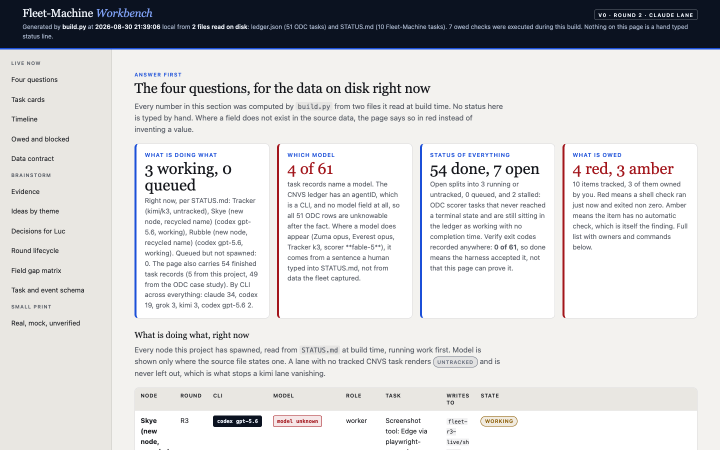
#> input picture site/assets/proc/board-claude-2026-09-17.png, 1440 x 900 px, given in place of home-1440.png, which was not available (shown at 1/2 size)
$ python compose-2026-09-17.py
#> lines starting #> are read from the running program, lines starting #| are printed output that depends on the picture
#!/usr/bin/env python3
"""Derive the requested stills from existing captures with no generated content."""
import json
from pathlib import Path
from PIL import Image, ImageOps
LANE = Path(__file__).resolve().parents[1]
OUT = LANE / '2026-09-17'
ARCHIVE = Path('/Users/ls/Claude-Workspace/personal/archive/sigouin-net-fleet-2026-09-02')
steps = []
# Full-page captures may include horizontal overflow beyond the viewport.
# Keep all captured columns and scale proportionally to the requested 1440 width.
for p in sorted(OUT.glob('*-full.png')):
    with Image.open(p) as original:
        im=original.convert('RGB')
        if im.width != 1440:
            im=im.resize((1440,round(im.height*1440/im.width)),Image.Resampling.LANCZOS)
        if p.stat().st_size < 1500000 and original.width == 1440:
            continue
        for colors in [128,64,32,16,12,8,4]:
            im.quantize(colors=colors,method=Image.Quantize.MEDIANCUT,dither=Image.Dither.NONE).save(p,optimize=True)
            if p.stat().st_size < 1500000: break
        print('Full page:',p.name,im.size,p.stat().st_size,colors,flush=True)
def export(source, name, size=None, crop=None):
#> called with name = 'sigouin-r1-lane-c-2026-09-17.png', size = (1440, 1215)
    with Image.open(source) as original:
#> original is the input picture: PIL image 1440x900 RGB; mean R, G, B 212.5, 212.5, 213.4
        im = original.convert('RGB')
        if crop:
            im = im.crop(crop)
        if size:
            im = im.resize(size, Image.Resampling.LANCZOS)
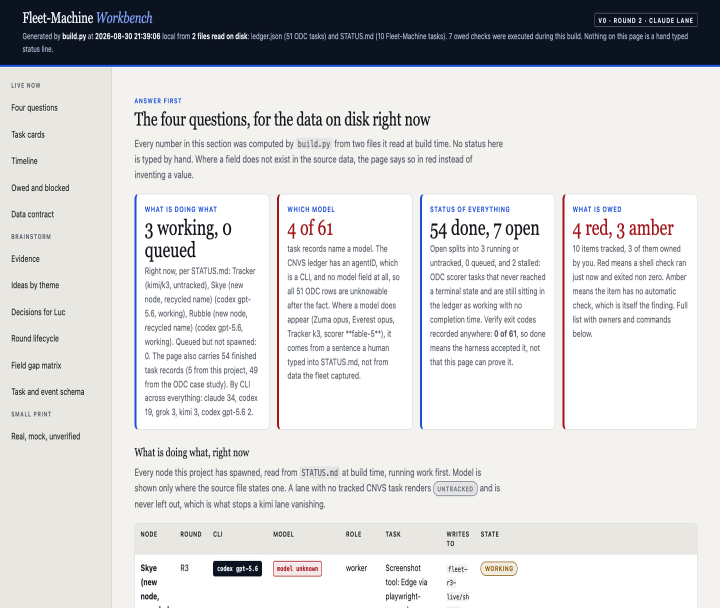
#> im: PIL image 1440x1215 RGB (shown at 1/2 size); mean R, G, B 212.4, 212.4, 213.3
        dest = OUT / name
        im.save(dest, optimize=True)
        quantization = None
#> (the run stopped early here; a loop or call above may not have finished)

$ run again, on site/assets/proc/board-kimi-2026-09-17.png
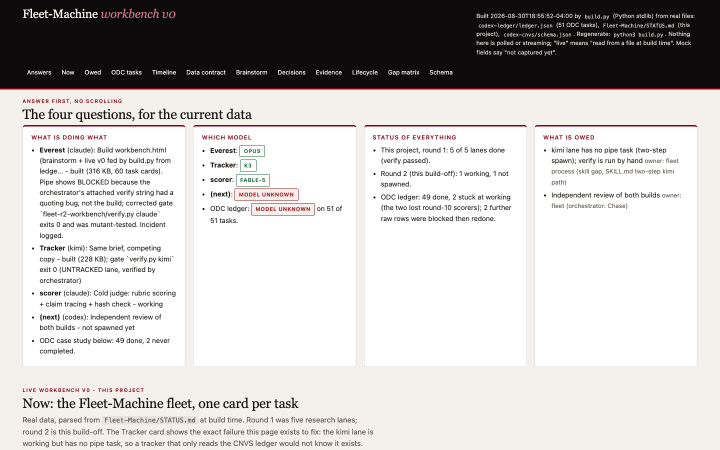
#> input picture site/assets/proc/board-kimi-2026-09-17.png, 1440 x 900 px, given in place of home-1440.png, which was not available (shown at 1/2 size)
#> in export, original is the input picture: PIL image 1440x900 RGB; mean R, G, B 198.6, 195.6, 194.6
#> in export, `im = im.resize(size, Image.Resampling.LANCZOS)`:
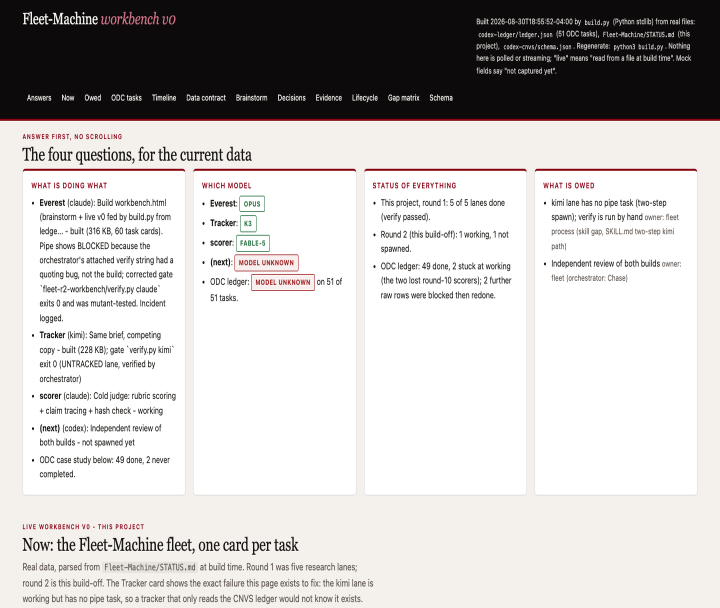
#> im: PIL image 1440x1215 RGB (shown at 1/2 size); mean R, G, B 198.5, 195.5, 194.5
